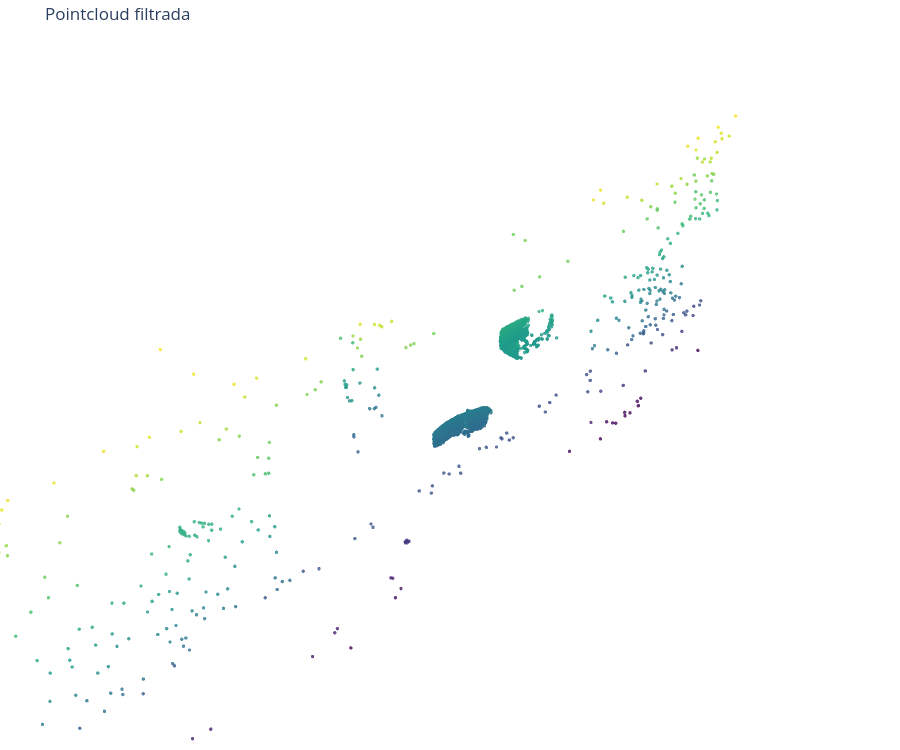

The notebook cell saved with this chart:
### Markdown cell above
## Escena Filtrada

### Code cell
background_path = DATA_DIR / BACKGROUND_FILE
if not background_path.is_file():
    background_path = Path(BACKGROUND_FILE)

df_background = pd.read_csv(background_path)
point_filter = PointFilter(background_df=df_background, threshold=BACKGROUND_THRESHOLD) 

is_moto_case = (POINTCLOUD_FILE == "coche_coche_moto.csv")
df_filtered = point_filter.process(df_raw, is_moto_case=is_moto_case)

print(f"Es caso de coche_coche_moto: {is_moto_case}")
print(f"Número de puntos después del filtrado: {len(df_filtered)}")

show_pointcloud(df_filtered, title='Pointcloud filtrada', color_col='z', is_cluster=False)

### Figure 1 — Plotly figure (JSON) as saved in the notebook; plotly's stock layout.template omitted (floating-point values rounded to 4 significant figures; data arrays with more than 128 entries replaced by an {"elided": "..."} marker saying what was removed)
{"data": [{"hovertemplate": "x=%{x}<br>y=%{y}<br>z=%{marker.color}<extra></extra>", "legendgroup": "", "marker": {"color": {"elided": "4577 float values"}, "coloraxis": "coloraxis", "opacity": 0.8, "size": 2, "symbol": "circle"}, "mode": "markers", "name": "", "scene": "scene", "showlegend": false, "type": "scatter3d", "x": {"elided": "4577 float values"}, "y": {"elided": "4577 float values"}, "z": {"elided": "4577 float values"}}], "layout": {"coloraxis": {"autocolorscale": false, "colorbar": {"title": {"text": "z"}}, "colorscale": [[0, "#440154"], [0.1111, "#482878"], [0.2222, "#3e4989"], [0.3333, "#31688e"], [0.4444, "#26828e"], [0.5556, "#1f9e89"], [0.6667, "#35b779"], [0.7778, "#6ece58"], [0.8889, "#b5de2b"], [1, "#fde725"]], "showscale": false}, "height": 750, "legend": {"tracegroupgap": 0}, "margin": {"b": 0, "l": 0, "r": 0, "t": 40}, "scene": {"aspectmode": "data", "domain": {"x": [0, 1], "y": [0, 1]}, "xaxis": {"title": {"text": "x"}, "visible": false}, "yaxis": {"title": {"text": "y"}, "visible": false}, "zaxis": {"title": {"text": "z"}, "visible": false}}, "title": {"text": "Pointcloud filtrada"}}}
